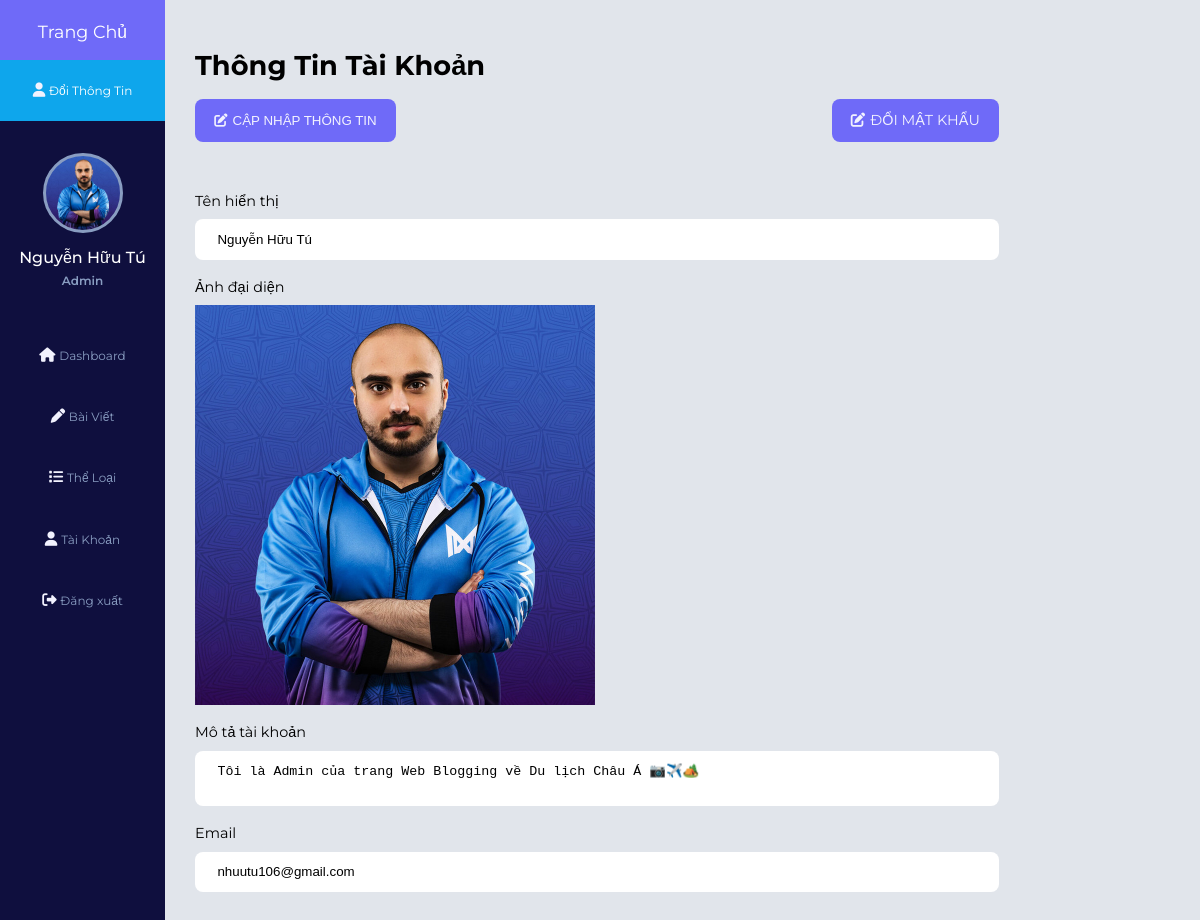
Page /admin/account_management.php (signed in) on the committed database.
### tables this page shows
CREATE TABLE `users` (
  `UserId` int(11) NOT NULL COMMENT 'Khóa chính mã tài khoản',
  `UserAccount` varchar(20) NOT NULL COMMENT 'Tên tài khoản',
  `UserName` varchar(50) NOT NULL COMMENT 'Tên hiển thị',
  `UserEmail` varchar(64) NOT NULL COMMENT 'Email ',
  `UserPassword` varchar(50) NOT NULL COMMENT 'Mật khẩu',
  `UserBio` varchar(255) NOT NULL COMMENT 'Giới thiệu tài khoản',
  `UserImage` varchar(255) NOT NULL DEFAULT 'default-avatar.jpg' COMMENT 'Ảnh tài khoản',
  `UserRole` tinyint(1) NOT NULL DEFAULT 0 COMMENT 'Quyền tài khoản',
  `reset_token_hash` varchar(64) DEFAULT NULL,
  `reset_token_expires_at` datetime DEFAULT NULL
);

### check_account_session.php (called while the page is built, shortened)
<?php
    $conn=mysqli_connect('localhost','root','','blog') or die("no connect");
    mysqli_query($conn,'set names "utf8"');
    if(isset($_SESSION['userAccount']))
    {
        $account = $_SESSION['userAccount'];
        $account_select_query = "select * from users where UserAccount = '$account'";
        $account = mysqli_fetch_assoc(mysqli_query($conn,$account_select_query));
    }
?>

### admin/class/admin.php (called while the page is built, shortened)
<?php
class Admin {
	private $userTable = 'users';
	private $conn;
	public function __construct($db){
        $this->conn = $db;
    }
	public function getUserId($id){
		$sqlQuery = "
        SELECT *
		FROM `".$this->userTable."`
		WHERE users.UserId = ".$id.";";
		$stmt = $this->conn->prepare($sqlQuery);
		$stmt->execute();
		$result = $stmt->get_result();
		return $result;
	}
}

### admin/account_management.php (the view, shortened to what this page needs)
<?php
$page = 'account_management';
require 'inc/sidebar.php';
$id = $account['UserId'];
$fetchUserId = $admin->getUserId($id);
while ($result = $fetchUserId->fetch_assoc()) {
   $userName = $result['UserName'];
   $userImageValue = $result['UserImage'];
   $userBio = $result['UserBio'];
   $userEmail = $result['UserEmail'];
}
?>
    <div class="admin-management-form" style="padding-top: 2rem">
            <h2 style="color: black;">Thông Tin Tài Khoản</h2>
            <div style="width: 80%; display: flex; justify-content: space-between;">
                <button type="submit" class="btn account_edit" style="margin-bottom: 3rem;"><i class="fa-solid fa-pen-to-square" style="margin-right: 5px;"></i>CẬP NHẬP THÔNG TIN</button>
                <a href="./change_password.php" class="btn account_password" style="margin-bottom: 3rem;"><i class="fa-solid fa-pen-to-square" style="margin-right: 5px;"></i>ĐỔI MẬT KHẨU</a>
            </div>
            <form action="<?php echo $_SERVER['PHP_SELF']?>"  method="POST" enctype="multipart/form-data">
                <div class="form__control">
                    <label for="userDisplayName">Tên hiển thị</label>
                    <input type="text" placeholder="Tên hiển thị" name="userName" value="<?php echo isset($userName)? $userName: "" ?>" readonly>
                </div>
                <div class="form__control">
                    <label for="thumbnail">Ảnh đại diện</label>
                    <p><img id="output" style="width:50vh; vertical-align: middle;" <?php if(!empty($userImageValue)) echo "src='".ROOT_URL."assets/images/avatar/".$userImageValue."'";?>/></p>
                </div>
                <div class="form__control">
                    <label for="userDescribe">Mô tả tài khoản</label>
                    <textarea placeholder="Mô tả tài khoản" name="userBio" readonly><?php echo isset($userBio)? $userBio: "" ?></textarea>
                </div>
                <div class="form__control">
                    <label for="userContent">Email</label>
                    <input type="email" id="email" placeholder="Email" name="userEmail" value="<?php echo isset($userEmail)? $userEmail: "" ?>" readonly>
                </div>
            </form>
        </div>
</body>
</html>

### admin/inc/sidebar.php (shortened to what this page needs)
<!DOCTYPE html>
<html lang="en">
<head>
    <link rel="stylesheet" href="<?=ROOT_URL?>/assets/css/style.css">
    <link rel="stylesheet" href="https://unicons.iconscout.com/release/v4.0.8/css/line.css">
    <link rel="stylesheet" href="https://cdnjs.cloudflare.com/ajax/libs/font-awesome/6.5.1/css/all.min.css" />
</head>
<body class="admin">
<?php
require '../check_account_session.php';
require 'class/Admin.php';
$database = new Database();
$db = $database->getConnection();
$admin = new Admin($db);
?>
    <div class="admin-sidebar">
        <a href="<?=ROOT_URL?>index.php">
            <div class="side-header">
                <h3>T<span>rang</span>  C<span>hủ</span></h3>
            </div>
        </a>
        <div class="side-content">
            <div class="side-menu">
                <a href="./account_management.php" <?php echo $page == 'account_management' ? 'class="active"' : ''; ?> style="text-align: center;">
                    <i class="fa-solid fa-user"></i>
                    <small>Đổi Thông Tin</small>
                </a>
            </div>
            <div class="admin-profile">
                <div class="admin-profile-img bg-img" style="background-image: url(<?=ROOT_URL?>assets/images/avatar/<?php echo $account['UserImage']; ?>)"></div>
                <h4><?php echo $account['UserName']; ?></h4>
                <small>Admin</small>
            </div>
            <div class="side-menu">
                <ul>
                    <li>
                       <a href="./index.php" <?php echo $page == 'index' ? 'class="active"' : ''; ?>>
                            <i class="fa-solid fa-house"></i>
                            <small>Dashboard</small>
                        </a>
                    </li>
                    <li>
                       <a href="./manage_posts.php" <?php echo $page == 'manage_posts' ? 'class="active"' : ''; ?>>
                            <i class="fa-solid fa-pen"></i>
                            <small>Bài Viết</small>
                        </a>
                    </li>
                    <li>
                       <a href="./manage_categories.php" <?php echo $page == 'manage_categories' ? 'class="active"' : ''; ?>>
                            <i class="fa-solid fa-list"></i>
                            <small>Thể Loại</small>
                        </a>
                    </li>
                    <li>
                       <a href="./manage_users.php" <?php echo $page == 'manage_users' ? 'class="active"' : ''; ?>>
                            <i class="fa-solid fa-user"></i>
                            <small>Tài Khoản</small>
                        </a>
                    </li>
                    <li>
                        <a href="../logout.php">
                             <i class="fa-solid fa-right-from-bracket"></i>
                             <small>Đăng xuất</small>
                         </a>
                     </li>
                </ul>
            </div>
        </div>
    </div>

### rows in the picture
users: UserImage (picture), UserName "Nguyễn Hữu Tú", userName "Nguyễn Hữu Tú", userBio "Tôi là Admin của trang Web Blogging về Du lịch Châu Á 📷✈️🏕️", userEmail "nhuutu106@gmail.com"
